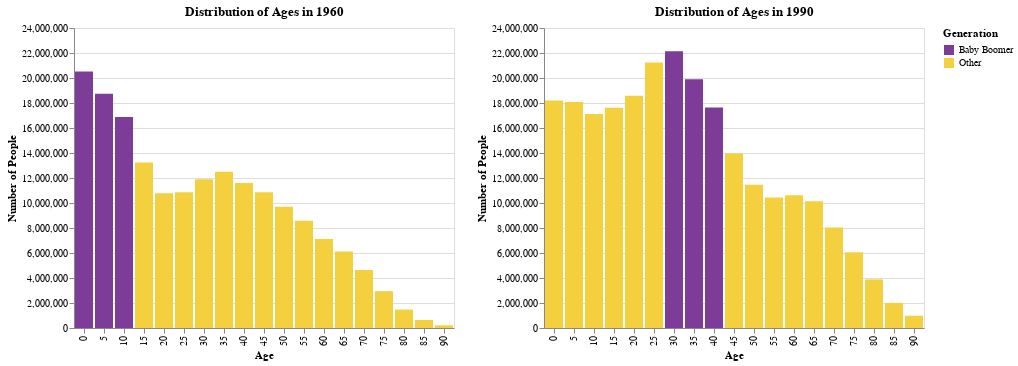

Source (notebook cell):
### Markdown cell above
## Juxtapose Bar Charts Horizontally 

Create a bar chart of the population distribution in the year 1960, and horizontally juxtapose the bar chart of the population distribution for the year 1990. Plot the total number of people (ignoring the `sex` attribute).

Fix the y axis so it is equal in both plots.

### Code cell
six = df_population.query("year == 1960")
nine = df_population.loc[df_population['year'] == 1990]
six.head(50)
purple = "#7D3C98"
gold = "#F4D03F"
purple_gold = alt.Scale(domain=('Baby Boomer', 'Other'),
                      range=[purple, gold])

chart1 = alt.Chart(six).mark_bar().encode(
    x=alt.X('age:N', axis=alt.Axis(title='Age')),
    y=alt.Y('sum(people)', scale=alt.Scale(domain=[0, 24000000]), axis=alt.Axis(title='Number of People')),
    color=alt.Color('Generation', scale=purple_gold),
).properties(
    title='Distribution of Ages in 1960'
)

chart2 = alt.Chart(nine).mark_bar().encode(
    x=alt.X('age:N', axis=alt.Axis(title='Age')),
    y=alt.Y('sum(people)', scale=alt.Scale(domain=[0, 24000000]), axis=alt.Axis(title='Number of People')),
    color=alt.Color('Generation', scale=purple_gold),
).properties(
    title='Distribution of Ages in 1990'
)

chart1 | chart2

### Figure 1 — Vega-Lite specification as saved in the notebook (floating-point values rounded to 4 significant figures)
{"config": {"view": {"continuousWidth": 400, "continuousHeight": 300}}, "hconcat": [{"data": {"name": "data-e25a1d5b535b1a63a9a44e6ad350f18e"}, "mark": "bar", "encoding": {"color": {"field": "Generation", "scale": {"domain": ["Baby Boomer", "Other"], "range": ["#7D3C98", "#F4D03F"]}, "type": "nominal"}, "x": {"axis": {"title": "Age"}, "field": "age", "type": "nominal"}, "y": {"aggregate": "sum", "axis": {"title": "Number of People"}, "field": "people", "scale": {"domain": [0, 24000000]}, "type": "quantitative"}}, "title": "Distribution of Ages in 1960"}, {"data": {"name": "data-bae2dd4651d895595952c0e7aa122bcc"}, "mark": "bar", "encoding": {"color": {"field": "Generation", "scale": {"domain": ["Baby Boomer", "Other"], "range": ["#7D3C98", "#F4D03F"]}, "type": "nominal"}, "x": {"axis": {"title": "Age"}, "field": "age", "type": "nominal"}, "y": {"aggregate": "sum", "axis": {"title": "Number of People"}, "field": "people", "scale": {"domain": [0, 24000000]}, "type": "quantitative"}}, "title": "Distribution of Ages in 1990"}], "$schema": "https://vega.github.io/schema/vega-lite/v4.17.0.json", "datasets": {"data-e25a1d5b535b1a63a9a44e6ad350f18e": [{"year": 1960, "age": 0, "sex": "Male", "people": 10374975, "Generation": "Baby Boomer"}, {"year": 1960, "age": 0, "sex": "Female", "people": 10146999, "Generation": "Baby Boomer"}, {"year": 1960, "age": 5, "sex": "Male", "people": 9495503, "Generation": "Baby Boomer"}, {"year": 1960, "age": 5, "sex": "Female", "people": 9250741, "Generation": "Baby Boomer"}, {"year": 1960, "age": 10, "sex": "Male", "people": 8563700, "Generation": "Baby Boomer"}, {"year": 1960, "age": 10, "sex": "Female", "people": 8310764, "Generation": "Baby Boomer"}, {"year": 1960, "age": 15, "sex": "Male", "people": 6620902, "Generation": "Other"}, {"year": 1960, "age": 15, "sex": "Female", "people": 6617493, "Generation": "Other"}, {"year": 1960, "age": 20, "sex": "Male", "people": 5268384, "Generation": "Other"}, {"year": 1960, "age": 20, "sex": "Female", "people": 5513495, "Generation": "Other"}, {"year": 1960, "age": 25, "sex": "Male", "people": 5311805, "Generation": "Other"}, {"year": 1960, "age": 25, "sex": "Female", "people": 5548259, "Generation": "Other"}, {"year": 1960, "age": 30, "sex": "Male", "people": 5801342, "Generation": "Other"}, {"year": 1960, "age": 30, "sex": "Female", "people": 6090862, "Generation": "Other"}, {"year": 1960, "age": 35, "sex": "Male", "people": 6063063, "Generation": "Other"}, {"year": 1960, "age": 35, "sex": "Female", "people": 6431337, "Generation": "Other"}, {"year": 1960, "age": 40, "sex": "Male", "people": 5657943, "Generation": "Other"}, {"year": 1960, "age": 40, "sex": "Female", "people": 5940520, "Generation": "Other"}, {"year": 1960, "age": 45, "sex": "Male", "people": 5345658, "Generation": "Other"}, {"year": 1960, "age": 45, "sex": "Female", "people": 5516028, "Generation": "Other"}, {"year": 1960, "age": 50, "sex": "Male", "people": 4763364, "Generation": "Other"}, {"year": 1960, "age": 50, "sex": "Female", "people": 4928844, "Generation": "Other"}, {"year": 1960, "age": 55, "sex": "Male", "people": 4170581, "Generation": "Other"}, {"year": 1960, "age": 55, "sex": "Female", "people": 4402878, "Generation": "Other"}, {"year": 1960, "age": 60, "sex": "Male", "people": 3405293, "Generation": "Other"}, {"year": 1960, "age": 60, "sex": "Female", "people": 3723839, "Generation": "Other"}, {"year": 1960, "age": 65, "sex": "Male", "people": 2859371, "Generation": "Other"}, {"year": 1960, "age": 65, "sex": "Female", "people": 3268699, "Generation": "Other"}, {"year": 1960, "age": 70, "sex": "Male", "people": 2115763, "Generation": "Other"}, {"year": 1960, "age": 70, "sex": "Female", "people": 2516479, "Generation": "Other"}, {"year": 1960, "age": 75, "sex": "Male", "people": 1308913, "Generation": "Other"}, {"year": 1960, "age": 75, "sex": "Female", "people": 1641371, "Generation": "Other"}, {"year": 1960, "age": 80, "sex": "Male", "people": 619923, "Generation": "Other"}, {"year": 1960, "age": 80, "sex": "Female", "people": 856952, "Generation": "Other"}, {"year": 1960, "age": 85, "sex": "Male", "people": 253245, "Generation": "Other"}, {"year": 1960, "age": 85, "sex": "Female", "people": 384572, "Generation": "Other"}, {"year": 1960, "age": 90, "sex": "Male", "people": 75908, "Generation": "Other"}, {"year": 1960, "age": 90, "sex": "Female", "people": 135774, "Generation": "Other"}], "data-bae2dd4651d895595952c0e7aa122bcc": [{"year": 1990, "age": 0, "sex": "Male", "people": 9307465, "Generation": "Other"}, {"year": 1990, "age": 0, "sex": "Female", "people": 8894007, "Generation": "Other"}, {"year": 1990, "age": 5, "sex": "Male", "people": 9274732, "Generation": "Other"}, {"year": 1990, "age": 5, "sex": "Female", "people": 8799955, "Generation": "Other"}, {"year": 1990, "age": 10, "sex": "Male", "people": 8782542, "Generation": "Other"}, {"year": 1990, "age": 10, "sex": "Female", "people": 8337284, "Generation": "Other"}, {"year": 1990, "age": 15, "sex": "Male", "people": 9020572, "Generation": "Other"}, {"year": 1990, "age": 15, "sex": "Female", "people": 8590991, "Generation": "Other"}, {"year": 1990, "age": 20, "sex": "Male", "people": 9436188, "Generation": "Other"}, {"year": 1990, "age": 20, "sex": "Female", "people": 9152644, "Generation": "Other"}, {"year": 1990, "age": 25, "sex": "Male", "people": 10658027, "Generation": "Other"}, {"year": 1990, "age": 25, "sex": "Female", "people": 10587292, "Generation": "Other"}, {"year": 1990, "age": 30, "sex": "Male", "people": 11028712, "Generation": "Baby Boomer"}, {"year": 1990, "age": 30, "sex": "Female", "people": 11105750, "Generation": "Baby Boomer"}, {"year": 1990, "age": 35, "sex": "Male", "people": 9853933, "Generation": "Baby Boomer"}, {"year": 1990, "age": 35, "sex": "Female", "people": 10038644, "Generation": "Baby Boomer"}, {"year": 1990, "age": 40, "sex": "Male", "people": 8712632, "Generation": "Baby Boomer"}, {"year": 1990, "age": 40, "sex": "Female", "people": 8928252, "Generation": "Baby Boomer"}, {"year": 1990, "age": 45, "sex": "Male", "people": 6848082, "Generation": "Other"}, {"year": 1990, "age": 45, "sex": "Female", "people": 7115129, "Generation": "Other"}, {"year": 1990, "age": 50, "sex": "Male", "people": 5553992, "Generation": "Other"}, {"year": 1990, "age": 50, "sex": "Female", "people": 5899925, "Generation": "Other"}, {"year": 1990, "age": 55, "sex": "Male", "people": 4981670, "Generation": "Other"}, {"year": 1990, "age": 55, "sex": "Female", "people": 5460506, "Generation": "Other"}, {"year": 1990, "age": 60, "sex": "Male", "people": 4953822, "Generation": "Other"}, {"year": 1990, "age": 60, "sex": "Female", "people": 5663205, "Generation": "Other"}, {"year": 1990, "age": 65, "sex": "Male", "people": 4538398, "Generation": "Other"}, {"year": 1990, "age": 65, "sex": "Female", "people": 5594108, "Generation": "Other"}, {"year": 1990, "age": 70, "sex": "Male", "people": 3429420, "Generation": "Other"}, {"year": 1990, "age": 70, "sex": "Female", "people": 4610222, "Generation": "Other"}, {"year": 1990, "age": 75, "sex": "Male", "people": 2344932, "Generation": "Other"}, {"year": 1990, "age": 75, "sex": "Female", "people": 3723980, "Generation": "Other"}, {"year": 1990, "age": 80, "sex": "Male", "people": 1342996, "Generation": "Other"}, {"year": 1990, "age": 80, "sex": "Female", "people": 2545730, "Generation": "Other"}, {"year": 1990, "age": 85, "sex": "Male", "people": 588790, "Generation": "Other"}, {"year": 1990, "age": 85, "sex": "Female", "people": 1419494, "Generation": "Other"}, {"year": 1990, "age": 90, "sex": "Male", "people": 238459, "Generation": "Other"}, {"year": 1990, "age": 90, "sex": "Female", "people": 745146, "Generation": "Other"}]}}
